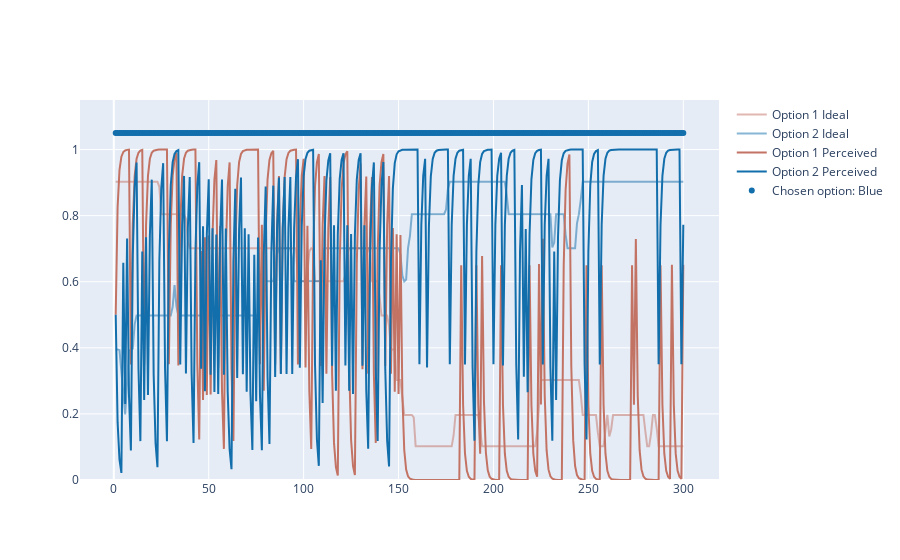
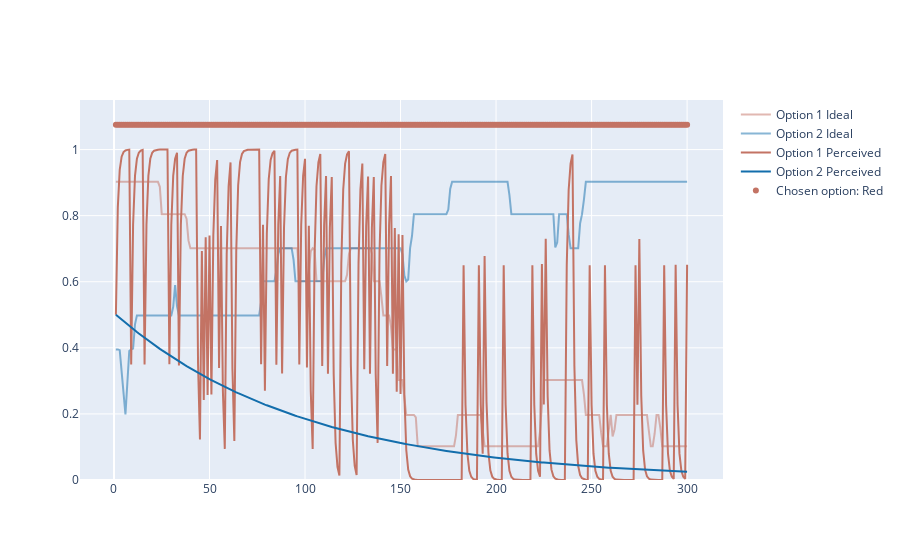

These figures' notebook cell, in order:
### Code cell
fig_before = create_fig_of_RL_experiment(chosen_options, q_table, p_red, p_blue)
alpha = 0.65
alpha_kernel = 0.65
beta_kernel = 10
beta = 3
decay = 0.99
rng = np.random.default_rng()
for step in range(max_steps):
    chosen_option, option_prob_value, unchosen_option = choose_option(step, beta, beta_kernel, rng)
    reward = get_reward(option_prob_value, rng)
    rewards[step] = reward
    chosen_options[step] = chosen_option
    if step+1 == max_steps:
        break
    q_table[chosen_option,step+1] = q_table[chosen_option,step]+alpha*(reward - q_table[chosen_option,step])
    # q_table[unchosen_option,step+1] = decay*q_table[unchosen_option,step]
    kernel[chosen_option,step+1] = kernel[chosen_option,step]+alpha_kernel*(1 - kernel[chosen_option,step])
    kernel[unchosen_option,step+1] = kernel[unchosen_option,step]+alpha_kernel*(0 - kernel[unchosen_option,step])
fig_after = create_fig_of_RL_experiment(chosen_options, q_table, p_red, p_blue)
fig_after.show()
fig_before.show()

### Figure 1 — Plotly figure (JSON) as saved in the notebook; plotly's stock layout.template omitted (floating-point values rounded to 4 significant figures; data arrays with more than 128 entries replaced by an {"elided": "..."} marker saying what was removed)
{"data": [{"line": {"color": "#C37364"}, "mode": "lines", "name": "Option 1 Ideal", "opacity": 0.5, "type": "scatter", "x": {"elided": "300 float values"}, "y": {"elided": "300 float values"}}, {"line": {"color": "#136EAC"}, "mode": "lines", "name": "Option 2 Ideal", "opacity": 0.5, "type": "scatter", "x": {"elided": "300 float values"}, "y": {"elided": "300 float values"}}, {"line": {"color": "#C37364"}, "mode": "lines", "name": "Option 1 Perceived", "opacity": 1, "type": "scatter", "x": {"elided": "300 float values"}, "y": {"elided": "300 float values"}}, {"line": {"color": "#136EAC"}, "mode": "lines", "name": "Option 2 Perceived", "opacity": 1, "type": "scatter", "x": {"elided": "300 float values"}, "y": {"elided": "300 float values"}}, {"marker": {"color": "#C37364", "size": 6}, "mode": "markers", "name": "Chosen option: Red", "type": "scatter", "x": [], "y": []}, {"marker": {"color": "#136EAC", "size": 6}, "mode": "markers", "name": "Chosen option: Blue", "type": "scatter", "x": {"elided": "300 int values"}, "y": {"elided": "300 float values"}}], "layout": {"yaxis": {"range": [0, 1.15]}}}

### Figure 2 — Plotly figure (JSON) as saved in the notebook; plotly's stock layout.template omitted (floating-point values rounded to 4 significant figures; data arrays with more than 128 entries replaced by an {"elided": "..."} marker saying what was removed)
{"data": [{"line": {"color": "#C37364"}, "mode": "lines", "name": "Option 1 Ideal", "opacity": 0.5, "type": "scatter", "x": {"elided": "300 float values"}, "y": {"elided": "300 float values"}}, {"line": {"color": "#136EAC"}, "mode": "lines", "name": "Option 2 Ideal", "opacity": 0.5, "type": "scatter", "x": {"elided": "300 float values"}, "y": {"elided": "300 float values"}}, {"line": {"color": "#C37364"}, "mode": "lines", "name": "Option 1 Perceived", "opacity": 1, "type": "scatter", "x": {"elided": "300 float values"}, "y": {"elided": "300 float values"}}, {"line": {"color": "#136EAC"}, "mode": "lines", "name": "Option 2 Perceived", "opacity": 1, "type": "scatter", "x": {"elided": "300 float values"}, "y": {"elided": "300 float values"}}, {"marker": {"color": "#C37364", "size": 6}, "mode": "markers", "name": "Chosen option: Red", "type": "scatter", "x": {"elided": "300 int values"}, "y": {"elided": "300 float values"}}, {"marker": {"color": "#136EAC", "size": 6}, "mode": "markers", "name": "Chosen option: Blue", "type": "scatter", "x": [], "y": []}], "layout": {"yaxis": {"range": [0, 1.15]}}}
